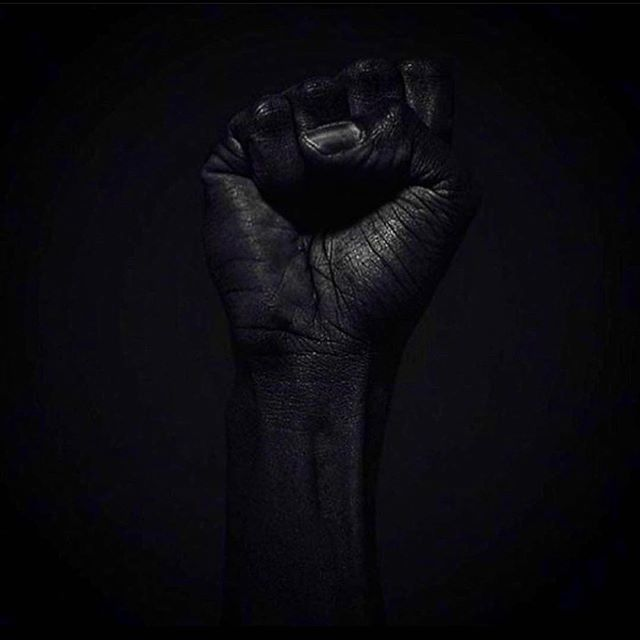
//> input picture Resources/hand.png, 640 x 640 px
$ ./Histrom   (built with g++ and OpenCV 4)
//> lines starting //> are read from the running program, lines starting //| are printed output that depends on the picture
#include <iostream>
#include "opencv2/imgproc.hpp"
#include "opencv2/highgui.hpp"

using namespace cv;
using namespace std;


//注释是自己理解，若有错误，欢迎批评指正！
Mat getGrayHistograph(const Mat grayImage)
{
	//定义求直方图的通道数目，从0开始索引
	int channels[]={0};
	//定义直方图的在每一维上的大小，例如灰度图直方图的横坐标是图像的灰度值，就一维，bin的个数
	//如果直方图图像横坐标bin个数为x，纵坐标bin个数为y，则channels[]={1,2}其直方图应该为三维的，Z轴是每个bin上统计的数目
	const int histSize[]={256};
	//每一维bin的变化范围
	float range[]={0,256};

	//所有bin的变化范围，个数跟channels应该跟channels一致
	const float* ranges[]={range};

	//定义直方图，这里求的是直方图数据
	Mat hist;
	//opencv中计算直方图的函数，hist大小为256*1，每行存储的统计的该行对应的灰度值的个数
	calcHist(&grayImage,1,channels,Mat(),hist,1,histSize,ranges,true,false);//cv中是cvCalcHist

	//找出直方图统计的个数的最大值，用来作为直方图纵坐标的高
	double maxValue=0;
	//找矩阵中最大最小值及对应索引的函数
	minMaxLoc(hist,0,&maxValue,0,0);
	//最大值取整
	int rows=cvRound(maxValue);
	//定义直方图图像，直方图纵坐标的高作为行数，列数为256(灰度值的个数)
	//因为是直方图的图像，所以以黑白两色为区分，白色为直方图的图像
	Mat histImage=Mat::zeros(rows,256,CV_8UC1);

	//直方图图像表示
	for(int i=0;i<256;i++)
	{
		//取每个bin的数目
		int temp=(int)(hist.at<float>(i,0));
		//如果bin数目为0，则说明图像上没有该灰度值，则整列为黑色
		//如果图像上有该灰度值，则将该列对应个数的像素设为白色
		if(temp)
		{
			//由于图像坐标是以左上角为原点，所以要进行变换，使直方图图像以左下角为坐标原点
			histImage.col(i).rowRange(Range(rows-temp,rows))=255;
		}
	}
	//由于直方图图像列高可能很高，因此进行图像对列要进行对应的缩减，使直方图图像更直观
	Mat resizeImage;
	resize(histImage,resizeImage,Size(256,256));
	return resizeImage;
}

Mat getEqualHistograph(const Mat image){
	CV_Assert(image.type() == CV_8UC1);
	int rows = image.rows;
	int cols = image.cols;

	Mat grayHist = getGrayHistograph(image);

	Mat zeroCumuMoment = Mat::zeros(Size(256,1),CV_32SC1);
	for(int p = 0;p<256;p++){
		if(p == 0){
			zeroCumuMoment.at<int>(0,p) = grayHist.at<int>(0,0);
		}else{
			zeroCumuMoment.at<int>(0,p) = zeroCumuMoment.at<int>(0,p-1)
			+grayHist.at<int>(0,p);
		}
	}

	Mat outPut_q = Mat::zeros(Size(256,1),CV_8UC1);
	float cofficient = 256.0/(rows*cols);

	for(int p = 0;p<256;p++){
		float q = cofficient * zeroCumuMoment.at<int>(0,p) -1;
		if(q>=0){
			outPut_q.at<uchar>(0,p) = uchar(floor(q));;
		}else{
			outPut_q.at<uchar>(0,p) = 0;
		}
	}

	Mat equalHist = Mat::zeros(image.size(),CV_8UC1);
	for(int r = 0;r< rows;r++){
		for(int c = 0;c<cols;c++){
			int p = image.at<uchar>(r,c);
			equalHist.at<uchar>(r,c) = outPut_q.at<uchar>(0,p);
		}
	}
	return equalHist;
}

Mat getRGBHistograph(const Mat image){

    //步骤一：分通道显示
	vector<Mat>bgr_planes;
	split(image, bgr_planes);
	//split(// 把多通道图像分为多个单通道图像 const Mat &src, //输入图像 Mat* mvbegin）// 输出的通道图像数组

	//步骤二：计算直方图
	int histsize = 256;
	float range[] = { 0,256 };
	const float*histRanges = { range };
	Mat b_hist, g_hist, r_hist;
	calcHist(&bgr_planes[0], 1, 0, Mat(), b_hist, 1, &histsize, &histRanges, true, false);
	calcHist(&bgr_planes[1], 1, 0, Mat(), g_hist, 1, &histsize, &histRanges, true, false);
	calcHist(&bgr_planes[2], 1, 0, Mat(), r_hist, 1, &histsize, &histRanges, true, false);
//归一化
	int hist_h = 400;//直方图的图像的高
	int hist_w = 512;////直方图的图像的宽
	int bin_w = hist_w / histsize;//直方图的等级
	Mat histImage(hist_w, hist_h, CV_8UC3, Scalar(0, 0, 0));//绘制直方图显示的图像
	normalize(b_hist, b_hist, 0, hist_h, NORM_MINMAX, -1, Mat());//归一化
	normalize(g_hist, g_hist, 0, hist_h, NORM_MINMAX, -1, Mat());
	normalize(r_hist, r_hist, 0, hist_h, NORM_MINMAX, -1, Mat());

	//步骤三：绘制直方图（render histogram chart）
	for (int i = 1; i < histsize; i++)
	{
		//绘制蓝色分量直方图
		line(histImage, Point((i - 1)*bin_w, hist_h - cvRound(b_hist.at<float>(i - 1))),
			Point((i)*bin_w, hist_h - cvRound(b_hist.at<float>(i))), Scalar(255, 0, 0), 2);
		//绘制绿色分量直方图
		line(histImage, Point((i - 1)*bin_w, hist_h - cvRound(g_hist.at<float>(i - 1))),
			Point((i)*bin_w, hist_h - cvRound(g_hist.at<float>(i))), Scalar(0, 255, 0), 2);
		//绘制红色分量直方图
		line(histImage, Point((i - 1)*bin_w, hist_h - cvRound(r_hist.at<float>(i - 1))),
			Point((i)*bin_w, hist_h - cvRound(r_hist.at<float>(i))), Scalar(0, 0, 255), 2);
	}

    return histImage;
}

int main(int argc,char *argv[]){

    Mat image;
    image = imread( "../../Resources/hand.png", 1 );
//> image is the input picture: 640 rows x 640 cols, CV_8UC3; mean B, G, R 14.1, 9.6, 10.4
	if (!image.data)
	{
		printf("could not load image...\n");
		return -1;
	}


	//定义灰度图像，转成灰度图
	Mat grayImage;
	cvtColor(image,grayImage,COLOR_BGR2GRAY);
	//double x=compareHist(hist,hist,/*CV_COMP_CORREL、CV_COMP_INTERSECT*/CV_COMP_BHATTACHARYYA);
	//直方图图像
	Mat grayHist=getGrayHistograph(grayImage);
//> in getGrayHistograph, `calcHist(&grayImage,1,channels,Mat(),hist,1,histSize,ranges,true,false);`: hist = 256 values, max 42351 at index 1, min 0 at index 133, mean 1600
//> in getGrayHistograph, `minMaxLoc(hist,0,&maxValue,0,0);`: maxValue = 42351
//> the loop in getGrayHistograph, `for(int i=0;i<256;i++)` made 256 passes
//> temp on passes 1 to 12: 1980, 42351, 9119, 15123, 35081, 25911, 31788, 19188, 18345, 34947, 25371, 33420
//> in getGrayHistograph, `resize(histImage,resizeImage,Size(256,256));`:
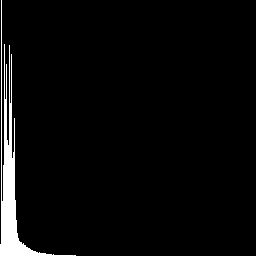
//> resizeImage: 256 rows x 256 cols, CV_8UC1; min 0, max 255, mean 9.6
	Mat originRGBHist = getRGBHistograph(image);
//> in getRGBHistograph, `calcHist(&bgr_planes[0], 1, 0, Mat(), b_hist, 1, &histsize, &histRange..`: b_hist = 256 values, max 33287 at index 1, min 0 at index 170, mean 1600
//> in getRGBHistograph, `calcHist(&bgr_planes[1], 1, 0, Mat(), g_hist, 1, &histsize, &histRange..`: g_hist = 256 values, max 42312 at index 1, min 0 at index 133, mean 1600
//> in getRGBHistograph, `calcHist(&bgr_planes[2], 1, 0, Mat(), r_hist, 1, &histsize, &histRange..`: r_hist = 256 values, max 42043 at index 1, min 0 at index 133, mean 1600
//> in getRGBHistograph, `normalize(b_hist, b_hist, 0, hist_h, NORM_MINMAX, -1, Mat());`: b_hist = 256 values, max 400 at index 1, min 0 at index 170, mean 19.23
//> in getRGBHistograph, `normalize(g_hist, g_hist, 0, hist_h, NORM_MINMAX, -1, Mat());`: g_hist = 256 values, max 400 at index 1, min 0 at index 133, mean 15.13
//> in getRGBHistograph, `normalize(r_hist, r_hist, 0, hist_h, NORM_MINMAX, -1, Mat());`: r_hist = 256 values, max 400 at index 1, min 0 at index 133, mean 15.22
//> after the loop in getRGBHistograph, `for (int i = 1; i < histsize; i++)`:
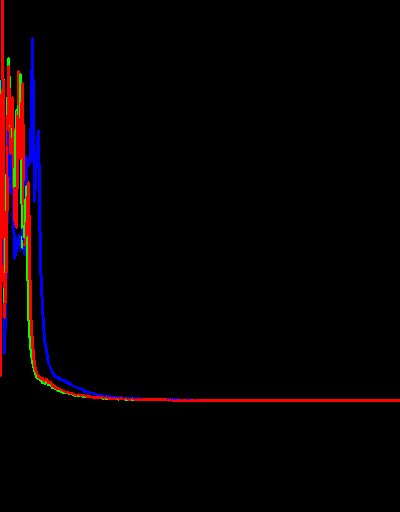
//> histImage: 512 rows x 400 cols, CV_8UC3; mean B, G, R 3.1, 1.3, 6.3


	Mat normalized;
	normalize(image,normalized,255,0,NORM_MINMAX,CV_8U);

	//定义灰度图像，转成灰度图
	Mat normalizedGrayImage;
	cvtColor(normalized,normalizedGrayImage,COLOR_BGR2GRAY);
	//double x=compareHist(hist,hist,/*CV_COMP_CORREL、CV_COMP_INTERSECT*/CV_COMP_BHATTACHARYYA);
	//直方图图像
	Mat normalizedGrayHist=getGrayHistograph(normalizedGrayImage);
//> the loop in getGrayHistograph (call 2), `for(int i=0;i<256;i++)` made 256 passes
//> temp on passes 1 to 12: 1782, 42178, 2664, 7232, 14687, 34859, 25656, 5913, 27218, 18352, 18060, 33426
	Mat normalizedRGBHist = getRGBHistograph(normalized);
//> in getRGBHistograph (call 2), `split(image, bgr_planes);`:
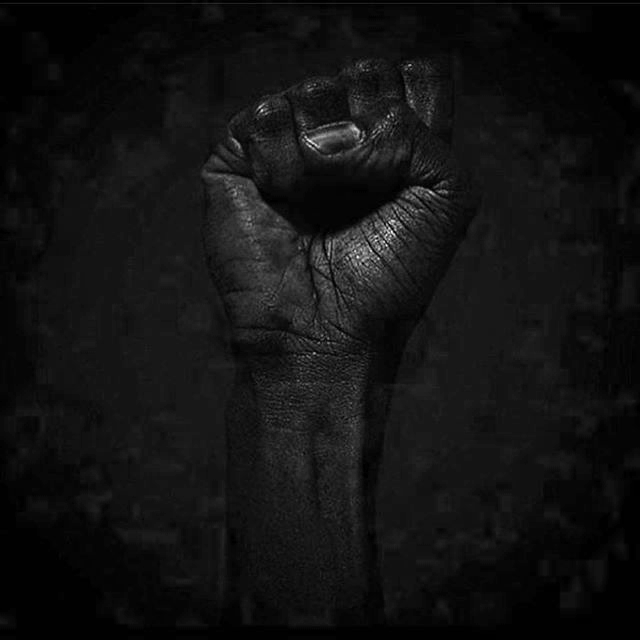
//> bgr_planes[0]: 640 rows x 640 cols, CV_8UC1; min 0, max 255, mean 17.9
//> in getRGBHistograph (call 2), `calcHist(&bgr_planes[0], 1, 0, Mat(), b_hist, 1, &histsize, &histRange..`: b_hist = 256 values, max 33287 at index 1, min 0 at index 2, mean 1600
//> in getRGBHistograph (call 2), `calcHist(&bgr_planes[1], 1, 0, Mat(), g_hist, 1, &histsize, &histRange..`: g_hist = 256 values, max 42312 at index 1, min 0 at index 2, mean 1600
//> in getRGBHistograph (call 2), `calcHist(&bgr_planes[2], 1, 0, Mat(), r_hist, 1, &histsize, &histRange..`: r_hist = 256 values, max 42043 at index 1, min 0 at index 2, mean 1600
//> in getRGBHistograph (call 2), `normalize(b_hist, b_hist, 0, hist_h, NORM_MINMAX, -1, Mat());`: b_hist = 256 values, max 400 at index 1, min 0 at index 2, mean 19.23
//> in getRGBHistograph (call 2), `normalize(g_hist, g_hist, 0, hist_h, NORM_MINMAX, -1, Mat());`: g_hist = 256 values, max 400 at index 1, min 0 at index 2, mean 15.13
//> in getRGBHistograph (call 2), `normalize(r_hist, r_hist, 0, hist_h, NORM_MINMAX, -1, Mat());`: r_hist = 256 values, max 400 at index 1, min 0 at index 2, mean 15.22

	 Mat fI,gmmaedImage;
    image.convertTo(fI,CV_64F,1.0/255,0);
    double gmma = 0.5;

    pow(fI,gmma,gmmaedImage);

	gmmaedImage.convertTo(gmmaedImage,CV_8U,255,0);
	Mat gmmaedRGBHist = getRGBHistograph(gmmaedImage);
//> in getRGBHistograph (call 3), `split(image, bgr_planes);`:
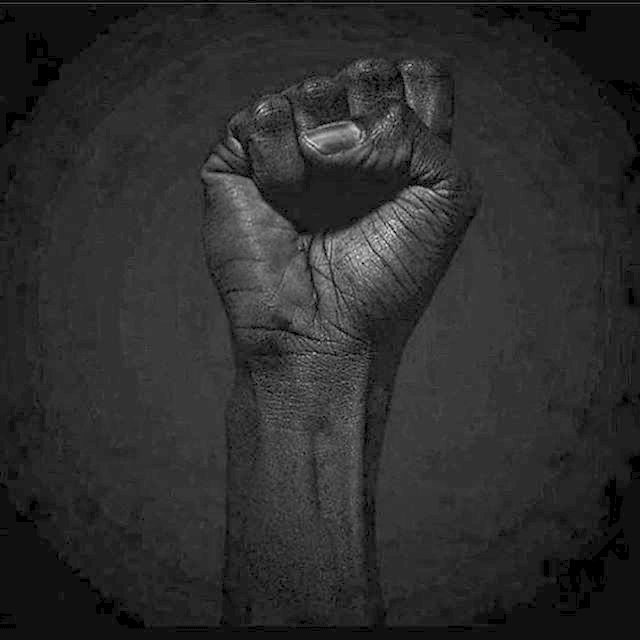
//> bgr_planes[1]: 640 rows x 640 cols, CV_8UC1; min 0, max 226, mean 44.7
//> in getRGBHistograph (call 3), `calcHist(&bgr_planes[0], 1, 0, Mat(), b_hist, 1, &histsize, &histRange..`: b_hist = 256 values, max 33287 at index 16, min 0 at index 1, mean 1600
//> in getRGBHistograph (call 3), `calcHist(&bgr_planes[1], 1, 0, Mat(), g_hist, 1, &histsize, &histRange..`: g_hist = 256 values, max 42312 at index 16, min 0 at index 1, mean 1600
//> in getRGBHistograph (call 3), `calcHist(&bgr_planes[2], 1, 0, Mat(), r_hist, 1, &histsize, &histRange..`: r_hist = 256 values, max 42043 at index 16, min 0 at index 1, mean 1600
//> in getRGBHistograph (call 3), `normalize(b_hist, b_hist, 0, hist_h, NORM_MINMAX, -1, Mat());`: b_hist = 256 values, max 400 at index 16, min 0 at index 1, mean 19.23
//> in getRGBHistograph (call 3), `normalize(g_hist, g_hist, 0, hist_h, NORM_MINMAX, -1, Mat());`: g_hist = 256 values, max 400 at index 16, min 0 at index 1, mean 15.13
//> in getRGBHistograph (call 3), `normalize(r_hist, r_hist, 0, hist_h, NORM_MINMAX, -1, Mat());`: r_hist = 256 values, max 400 at index 16, min 0 at index 1, mean 15.22
//> after the loop in getRGBHistograph (call 3), `for (int i = 1; i < histsize; i++)`:
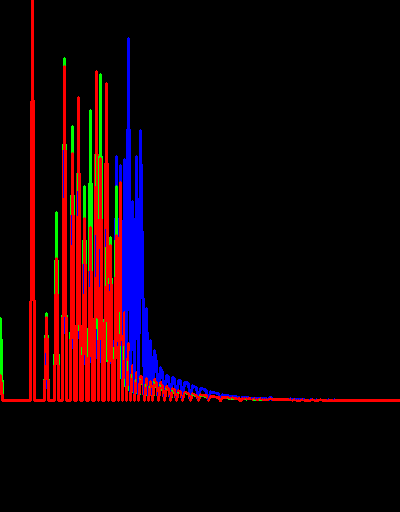
//> histImage: 512 rows x 400 cols, CV_8UC3; mean B, G, R 8, 2.8, 19.8

	Mat equalImage;
	equalImage = getEqualHistograph(grayImage);
//> after the loop in getEqualHistograph, `for(int p = 0;p<256;p++)`: zeroCumuMoment = 256 values from 65280 to 261120
//> the loop in getEqualHistograph, `for(int p = 0;p<256;p++)` made 256 passes
//> q on passes 1 to 3: 39.8, 39.8, 39.8
//> after the loop in getEqualHistograph, `for(int p = 0;p<256;p++)`: outPut_q = 256 values from 39 to 162
//> after the loop in getEqualHistograph, `for(int r = 0;r< rows;r++)`:
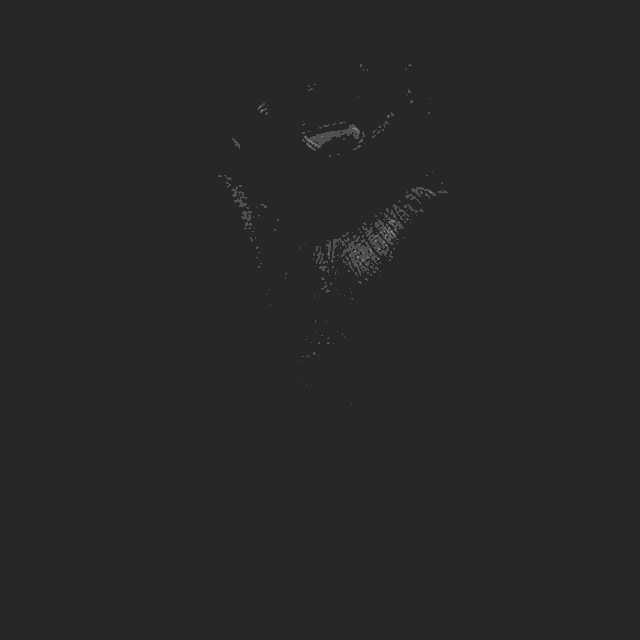
//> equalHist: 640 rows x 640 cols, CV_8UC1; min 39, max 162, mean 39.3


	imshow("Origin Image",image);
	imshow("Gray hist",grayHist);
	imshow("Origin RGB hist",originRGBHist);
	imshow("normalized image",normalized);
	imshow("normalized Gray hist",normalizedGrayHist);
	imshow("normalized RGB hist",normalizedRGBHist);
	imshow("Gmmaed Image",gmmaedImage);
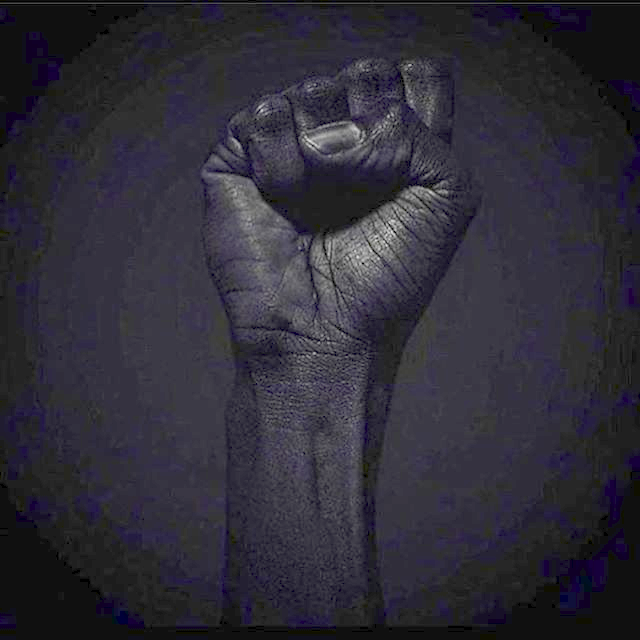
//> window 'Gmmaed Image': 640 rows x 640 cols, CV_8UC3; mean B, G, R 55.3, 44.7, 46.9
	imshow("Gmmaed RGB hist",gmmaedRGBHist);
	imshow("Equal hist",equalImage);
	waitKey(0);

    return 0;
}
